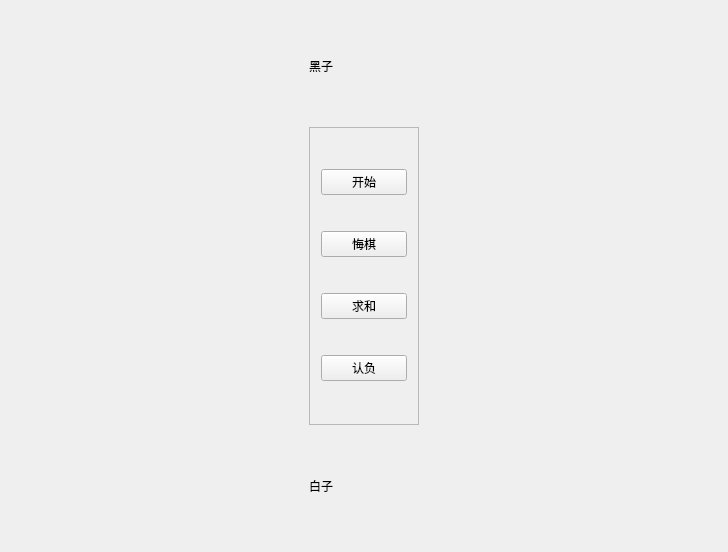
<?xml version="1.0" encoding="UTF-8"?>
<ui version="4.0">
 <class>Game</class>
 <widget class="QWidget" name="Game">
  <property name="geometry">
   <rect>
    <x>0</x>
    <y>0</y>
    <width>728</width>
    <height>552</height>
   </rect>
  </property>
  <property name="windowTitle">
   <string>Game</string>
  </property>
  <layout class="QGridLayout" name="gridLayout_3">
   <item row="0" column="0" rowspan="3">
    <layout class="QGridLayout" name="grid_chess"/>
   </item>
   <item row="1" column="1">
    <widget class="QFrame" name="frame">
     <property name="maximumSize">
      <size>
       <width>150</width>
       <height>16777215</height>
      </size>
     </property>
     <property name="frameShape">
      <enum>QFrame::StyledPanel</enum>
     </property>
     <property name="frameShadow">
      <enum>QFrame::Raised</enum>
     </property>
     <layout class="QGridLayout" name="gridLayout">
      <item row="3" column="0">
       <widget class="QPushButton" name="btn_giveup">
        <property name="text">
         <string>认负</string>
        </property>
       </widget>
      </item>
      <item row="1" column="0">
       <widget class="QPushButton" name="btn_regret">
        <property name="text">
         <string>悔棋</string>
        </property>
       </widget>
      </item>
      <item row="2" column="0">
       <widget class="QPushButton" name="btn_peace">
        <property name="text">
         <string>求和</string>
        </property>
       </widget>
      </item>
      <item row="0" column="0">
       <widget class="QPushButton" name="btn_start">
        <property name="text">
         <string>开始</string>
        </property>
       </widget>
      </item>
     </layout>
    </widget>
   </item>
   <item row="0" column="1">
    <widget class="QLabel" name="label_black">
     <property name="maximumSize">
      <size>
       <width>110</width>
       <height>110</height>
      </size>
     </property>
     <property name="text">
      <string>黑子</string>
     </property>
    </widget>
   </item>
   <item row="2" column="1">
    <widget class="QLabel" name="label_white">
     <property name="maximumSize">
      <size>
       <width>110</width>
       <height>110</height>
      </size>
     </property>
     <property name="text">
      <string>白子</string>
     </property>
    </widget>
   </item>
  </layout>
 </widget>
 <layoutdefault spacing="6" margin="11"/>
 <resources/>
 <connections/>
</ui>
